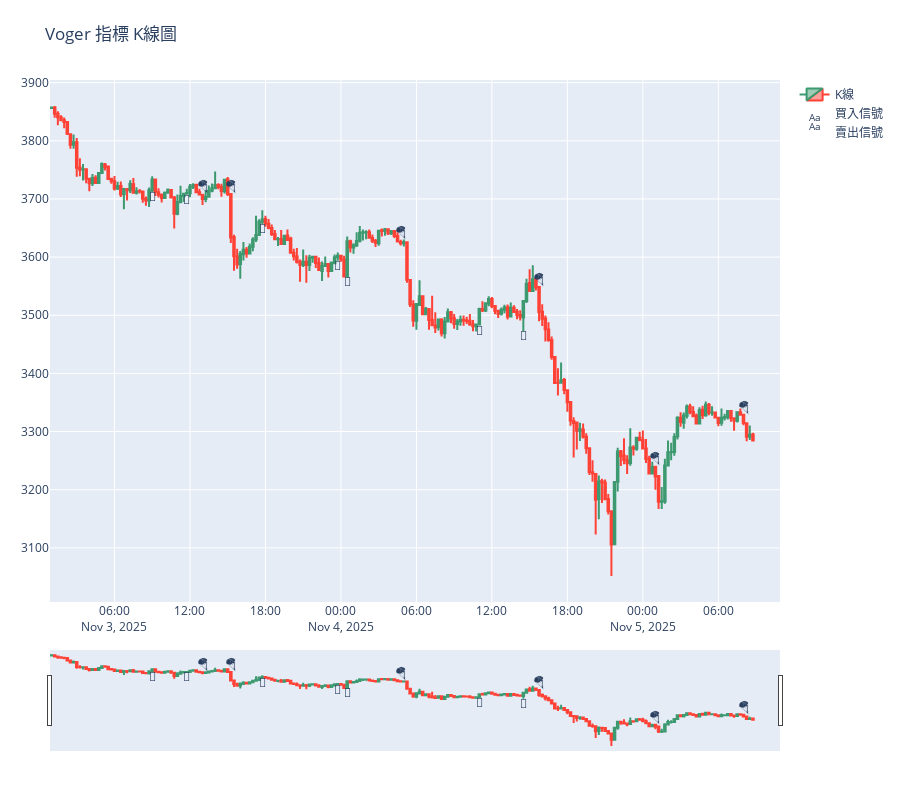

Notebook source saved alongside this figure:
### Code cell
import plotly.graph_objects as go
import numpy as np

kline['signal'] = signal

fig = go.Figure()

# K線圖
fig.add_trace(go.Candlestick(
    x=kline['datetime'],
    open=kline['open'],
    high=kline['high'],
    low=kline['low'],
    close=kline['close'],
    name='K線'
))

# 買入信號 🚀
buy_signals = kline[kline['signal'] == 1]
fig.add_trace(go.Scatter(
    x=buy_signals['datetime'],
    y=buy_signals['low'],
    mode='text',
    text=['🚀' for _ in buy_signals],
    textposition="bottom center",
    name='買入信號'
))

# 賣出信號 🪂
sell_signals = kline[kline['signal'] == -1]
fig.add_trace(go.Scatter(
    x=sell_signals['datetime'],
    y=sell_signals['high'],
    mode='text',
    text=['🪂' for _ in sell_signals],
    textposition="top center",
    name='賣出信號'
))

# 調整圖高度與邊距
fig.update_layout(
    title='Voger 指標 K線圖',
    xaxis_rangeslider_visible=True,  # 可互動拉動
    height=800,
    margin=dict(l=50, r=50, t=80, b=50)
)

fig.show()

### Figure 1 — Plotly figure (JSON) as saved in the notebook; plotly's stock layout.template omitted (floating-point values rounded to 4 significant figures; data arrays with more than 128 entries replaced by an {"elided": "..."} marker saying what was removed)
{"data": [{"close": {"elided": "224 float values"}, "high": {"elided": "224 float values"}, "low": {"elided": "224 float values"}, "name": "K線", "open": {"elided": "224 float values"}, "type": "candlestick", "x": {"elided": "224 str values"}}, {"mode": "text", "name": "買入信號", "text": ["🚀", "🚀", "🚀", "🚀", "🚀", "🚀", "🚀"], "textposition": "bottom center", "type": "scatter", "x": ["2025-11-03T09:00:00.000000000", "2025-11-03T11:45:00.000000000", "2025-11-03T17:45:00.000000000", "2025-11-03T23:45:00.000000000", "2025-11-04T00:30:00.000000000", "2025-11-04T11:00:00.000000000", "2025-11-04T14:30:00.000000000", "2025-11-05T02:00:00.000000000"], "y": [3712.0, 3707.0, 3657.0, 3594.0, 3567.0, 3482.0, 3472.0, 3242.0]}, {"mode": "text", "name": "賣出信號", "text": ["🪂", "🪂", "🪂", "🪂", "🪂", "🪂", "🪂"], "textposition": "top center", "type": "scatter", "x": ["2025-11-03T13:00:00.000000000", "2025-11-03T15:15:00.000000000", "2025-11-04T04:45:00.000000000", "2025-11-04T15:45:00.000000000", "2025-11-05T01:00:00.000000000", "2025-11-05T08:00:00.000000000"], "y": [3709.0, 3709.0, 3630.0, 3549.0, 3241.0, 3329.0]}], "layout": {"height": 800, "margin": {"b": 50, "l": 50, "r": 50, "t": 80}, "title": {"text": "Voger 指標 K線圖"}, "xaxis": {"rangeslider": {"visible": true}}}}
